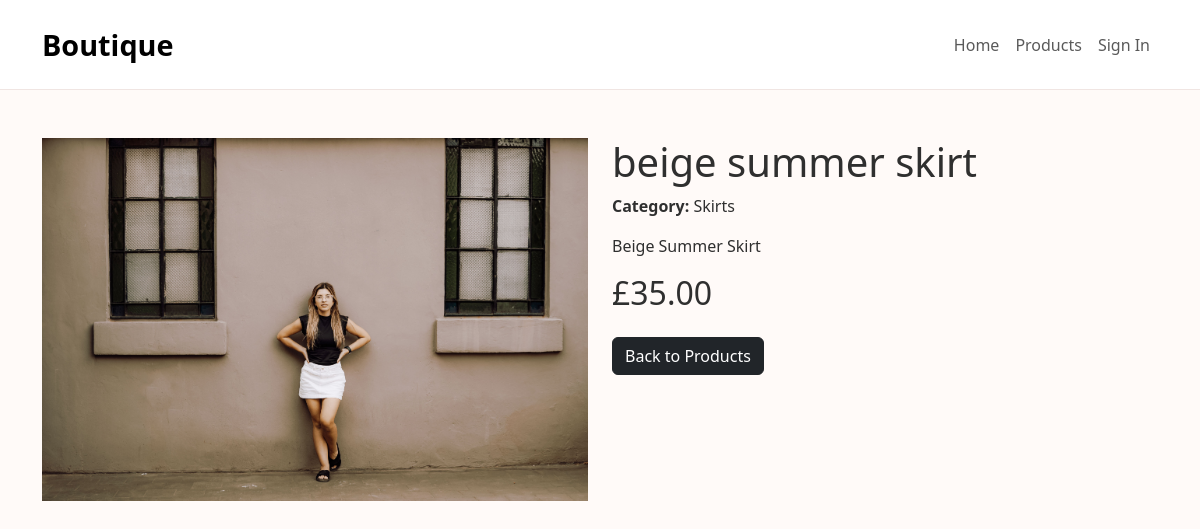
Page /products/7/ on the committed database.
### products/models.py (models this page shows, shortened)
class Product(models.Model):
    category = models.ForeignKey(
        Category,
        on_delete=models.SET_NULL,
        null=True,
        blank=True,
        related_name='products'
    )
    name = models.CharField(max_length=100)
    description = models.TextField()
    price = models.DecimalField(max_digits=6, decimal_places=2)
    image = models.ImageField(upload_to='products/')

class Category(models.Model):
    name = models.CharField(max_length=100)

### products/views.py (the view)
# urls.py: path('<int:id>/', views.product_detail, name='product_detail'),
def product_detail(request, id):
    product = get_object_or_404(Product, id=id)
    context = {
        'product': product,
    }
    return render(request, 'products/product_detail.html', context)

### templates/products/product_detail.html (shortened to what this page needs)
{% extends "base.html" %}
{% load static %}
{% block content %}
<div class="container mt-5">
    <div class="row">
        <div class="col-md-6">
            <img src="{% static 'media/' %}{{ product.image.name }}"
                 class="img-fluid"
                 alt="{{ product.name }}">
        </div>
        <div class="col-md-6">
            <h1>{{ product.name }}</h1>
            <p>
                <strong>Category:</strong>
                {{ product.category.name }}
            </p>
            <p>{{ product.description }}</p>
            <h2>£{{ product.price }}</h2>
            <a href="{% url 'products' %}" class="btn btn-dark mt-3">
                Back to Products
            </a>
        </div>
    </div>
</div>
{% endblock %}

### home/static/css/style.css (style rules this page uses)
body { background-color: #fffaf8; color: #2f2f2f; }

### rows in the picture
Product: image.name (picture), name "beige summer skirt", category.name "Skirts", description "Beige Summer Skirt", price "35.00"
